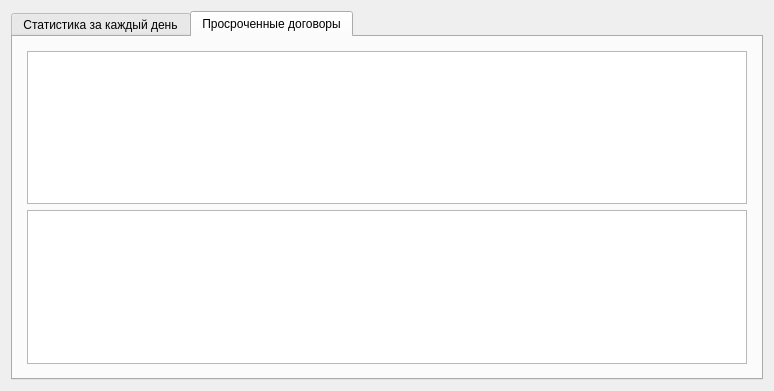
<?xml version="1.0" encoding="UTF-8"?>
<ui version="4.0">
 <class>FormForAgrStats2</class>
 <widget class="QWidget" name="FormForAgrStats2">
  <property name="geometry">
   <rect>
    <x>0</x>
    <y>0</y>
    <width>774</width>
    <height>391</height>
   </rect>
  </property>
  <property name="windowTitle">
   <string>Form</string>
  </property>
  <layout class="QVBoxLayout" name="verticalLayout">
   <item>
    <widget class="QTabWidget" name="tabWidget">
     <property name="currentIndex">
      <number>1</number>
     </property>
     <widget class="QWidget" name="tab">
      <attribute name="title">
       <string>Статистика за каждый день</string>
      </attribute>
      <layout class="QVBoxLayout" name="verticalLayout_3">
       <item>
        <layout class="QVBoxLayout" name="verticalLayout_2">
         <property name="leftMargin">
          <number>5</number>
         </property>
         <property name="topMargin">
          <number>5</number>
         </property>
         <property name="rightMargin">
          <number>5</number>
         </property>
         <property name="bottomMargin">
          <number>5</number>
         </property>
         <item>
          <widget class="QTableView" name="tableView_agrs_by_date"/>
         </item>
         <item>
          <widget class="QTableView" name="tableView_by_date_slave"/>
         </item>
        </layout>
       </item>
      </layout>
     </widget>
     <widget class="QWidget" name="tab_2">
      <attribute name="title">
       <string>Просроченные договоры</string>
      </attribute>
      <layout class="QVBoxLayout" name="verticalLayout_5">
       <item>
        <layout class="QVBoxLayout" name="verticalLayout_4">
         <property name="leftMargin">
          <number>5</number>
         </property>
         <property name="topMargin">
          <number>5</number>
         </property>
         <property name="rightMargin">
          <number>5</number>
         </property>
         <property name="bottomMargin">
          <number>5</number>
         </property>
         <item>
          <widget class="QTableView" name="tableView_agrs_expired"/>
         </item>
         <item>
          <widget class="QTableView" name="tableView_expired_slave"/>
         </item>
        </layout>
       </item>
      </layout>
     </widget>
    </widget>
   </item>
  </layout>
 </widget>
 <resources/>
 <connections/>
</ui>
